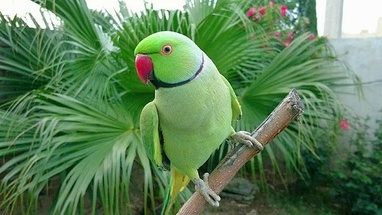
#> input picture semester4/ai/ex5_computer_vision/parot.jpg, 382 x 215 px, shrunk from 686 x 386 before the run
$ jupyter execute CV_Exercise.ipynb
#> lines starting #> are read from the running program, lines starting #| are printed output that depends on the picture
# Computer Vision Exercise

The first block gets us ready to experience a little bit of computer vision analysis. You may have worked already with some of the packages, however there will be some new ones we want to explore!

[cell 1]
import sys
print(sys.executable)

import numpy as np

import scipy
import imageio
import matplotlib.pyplot as plt

# Image Processing Basics

## 1. Reading Images

For this section you'll need the image "parot.jpg" in your workspace. Make sure that the path is correct and the image exists. You may have to download it from CampUAS.

[cell 2]
# Read an image
col_img = imageio.v2.imread('parot.jpg')
#> col_img is the input picture: shape (215, 382, 3); mean R, G, B 93.5, 129.8, 88.7

# Show the image
plt.imshow(col_img)
plt.title("papa guy")
plt.show()

Images are stored as numpy arrays!
Here get image size (height x width) in pixels and plot the red channel in grayscale!

[cell 3]
# Image size in pixels
print(col_img.shape)
#| (215, 382, 3)

height, width = col_img.shape[:2]
#> height = 215; width = 382
print(f"Width: {width}, Height: {height}")
#| Width: 382, Height: 215

# Red color channel --- please check with the original image !!!
# TASK: explore the other channels!


fig, axes = plt.subplots(1, 3, figsize=(15,5))

for i in range(3):

    axes[i].imshow(col_img[:,:,i], cmap='gray')
    axes[i].axis('off')
    axes[i].set_title(f"Channel {i}")

plt.show()
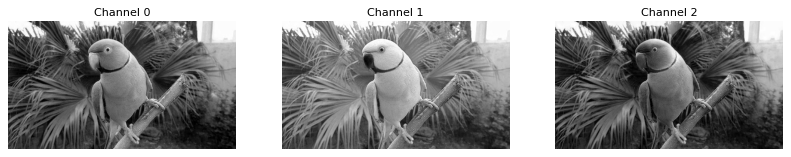
#> figure drawn by matplotlib, 3 panels

## 2. Simple Pointwise Manipulations

Gray Scale Conversion

Transform the color image into a gray scale image using the luminance method.

The RGB channel weights are 0.299 * R + 0.587 * G + 0.114 * B.

The human eye is not equally sensitive to all three color. Therfore
this method accounts for the perceptual differences of the human eye.

Compare the results to a gray scale image that takes the average across all three color channels.

What are your observations?

[cell 4]
# Gray Scale Conversion
# For this task you may find the numpy dot product useful!

img=np.dot(col_img[...,:3], [0.299, 0.587, 0.114])
imgthird =  np.dot(col_img[...,:3], [1/3, 1/3, 1/3])
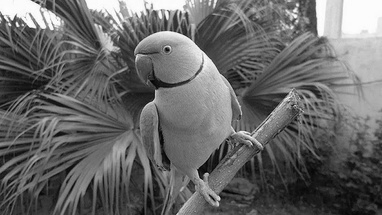
#> imgthird: shape (215, 382) float64; min 0.667, max 255, mean 104
imgone = np.dot(col_img[...,:3], [1, 1, 1])

# TASK
# Add code for converting color image to gray
# with balanced channels weighting

fig, axes = plt.subplots(1, 2, figsize=(15,5))

axes[0].imshow(img, cmap="gray")
axes[0].set_title("goofy weights")

axes[1].imshow(imgthird, cmap="gray")
axes[1].set_title("1/3")


for ax in axes:
    ax.axis("off")


plt.show()

## 3. Saving images
Save the grey-scale image as 'gray-parot.jpg'

[cell 5]
print(type(img))
#| <class 'numpy.ndarray'>
print(img.shape, img.dtype)
#| (215, 382) float64

#convert image to 7 Bit integer
image = img.astype(np.uint8)
imageio.imwrite('parot-gray.jpg', image)

# Convolution and Filtering

For this section you'll need the image "Zebras-small.jpg" in your workspace. Make sure that the path is correct and the image exists. You may have to download it from CampUAS.

Import the image. What size is the image?

[cell 6]
zebras = imageio.v2.imread('Zebras-small.jpg')
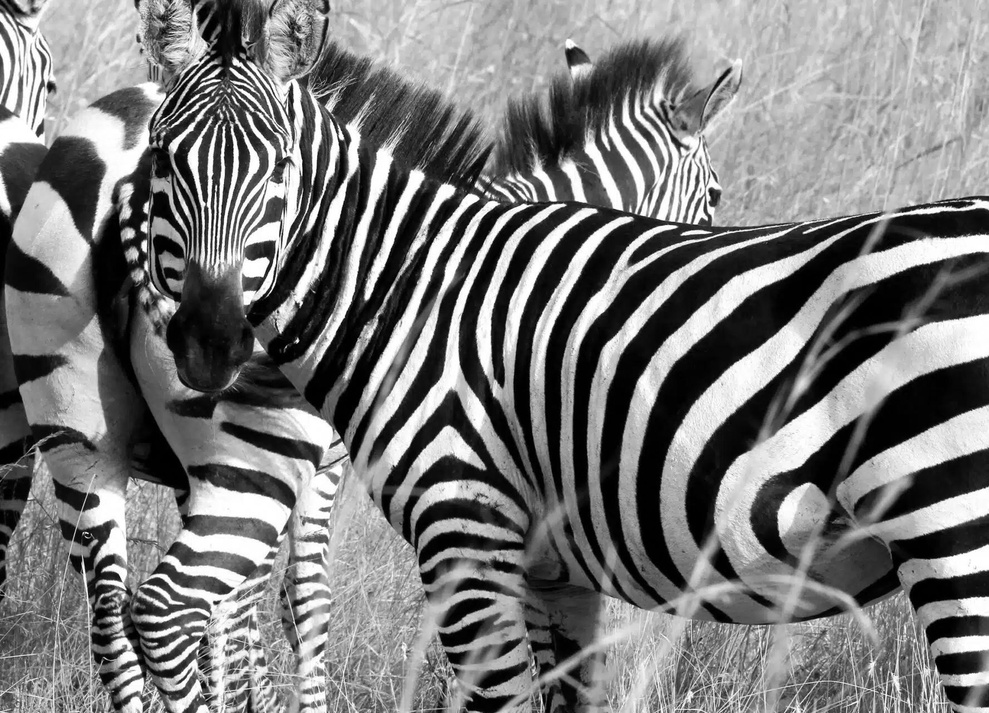
#> input picture semester4/ai/ex5_computer_vision/Zebras-small.jpg, 989 x 713 px, shrunk from 1776 x 1281 before the run
#> zebras is the input picture: shape (713, 989); min 0, max 255, mean 122.8

# Show the image
plt.imshow(zebras, cmap = 'gray')
plt.axis('off')
plt.show()

print(zebras.shape)
#| (713, 989)

## 1. Low Pass Filtering -- Gaussian Smoothing

Use a Gaussion filter with different kernel sizes to eliminate high spatial frequencies from the image.
Start with a small kernel first and increase the filter size step by step. What are your observations?

[cell 7]
# TASK: explore differnt sigma values
#
smoothed_img = scipy.ndimage.gaussian_filter(zebras, sigma=1)
plt.imshow(smoothed_img, cmap='gray')
plt.axis('off')
plt.show()

## 2. Convolution
Use the convolution method to produce outputs.

Define the Prewitt filters from the lecture and calculate the output using the convolve method.
Insepct your results!

[cell 8]
prewitt_horizontal = np.array([
    [ 1, 0, -1],
    [ 1, 0, -1],
    [ 1, 0, -1]
])

horizontal_edges = scipy.ndimage.convolve(smoothed_img, prewitt_horizontal)
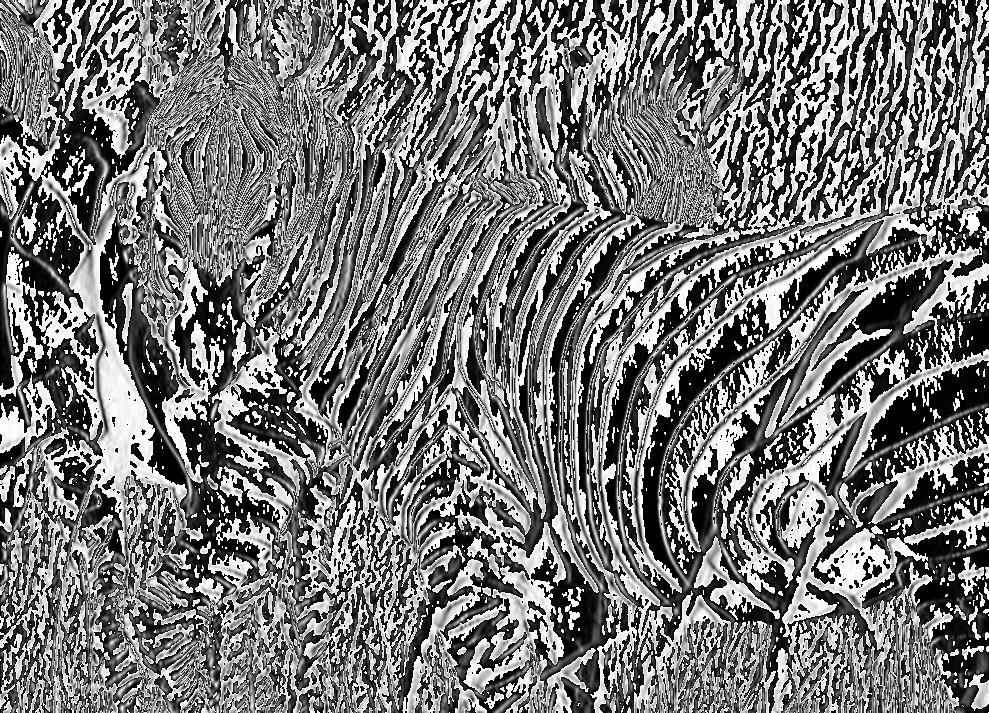
#> horizontal_edges: shape (713, 989); min 0, max 255, mean 118.9

min_val = np.min(horizontal_edges)
#> min_val = 0
max_val = np.max(horizontal_edges)
#> max_val = 255

print("Min:", min_val)
#| Min: 0
print("Max:", max_val)
#| Max: 255

plt.imshow(horizontal_edges, cmap='gray')
plt.axis('off')
plt.show()

[cell 9]
## TASK
# Add the horizontal filter matrix


prewitt_horizontal = np.array([
    [ 1, 1, 1],
    [ 0, 0, 0],
    [ -1, -1, -1]
])

horizontal_edges = scipy.ndimage.convolve(smoothed_img, prewitt_horizontal)
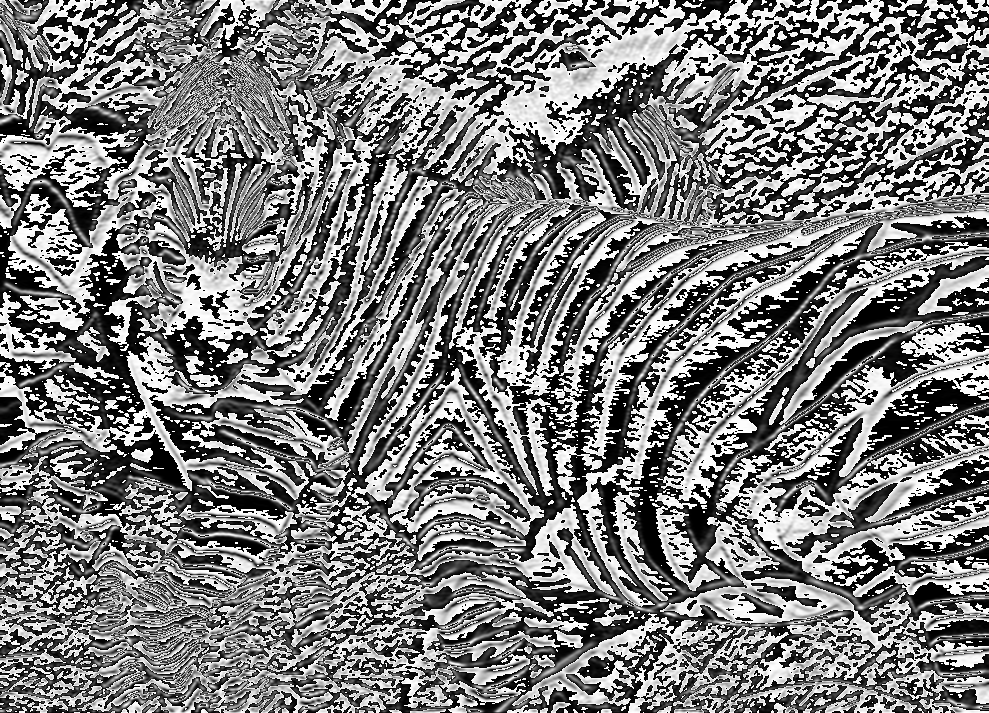
#> horizontal_edges: shape (713, 989); min 0, max 255, mean 124.6

min_val = np.min(horizontal_edges)
max_val = np.max(horizontal_edges)

print("Min:", min_val)
#| Min: 0
print("Max:", max_val)
#| Max: 255

plt.imshow(horizontal_edges, cmap='gray')
plt.axis('off')
plt.show()


# Add code for filtering with the horizontal Prewitt filter here

## 3. Edge Detection using pre-defined Prewitt Filter

There is a pre-defined Prewitt filter available. Check out the code below!

[cell 10]
#low-pass Filtering
smoothed_img = scipy.ndimage.gaussian_filter(zebras, sigma=3)
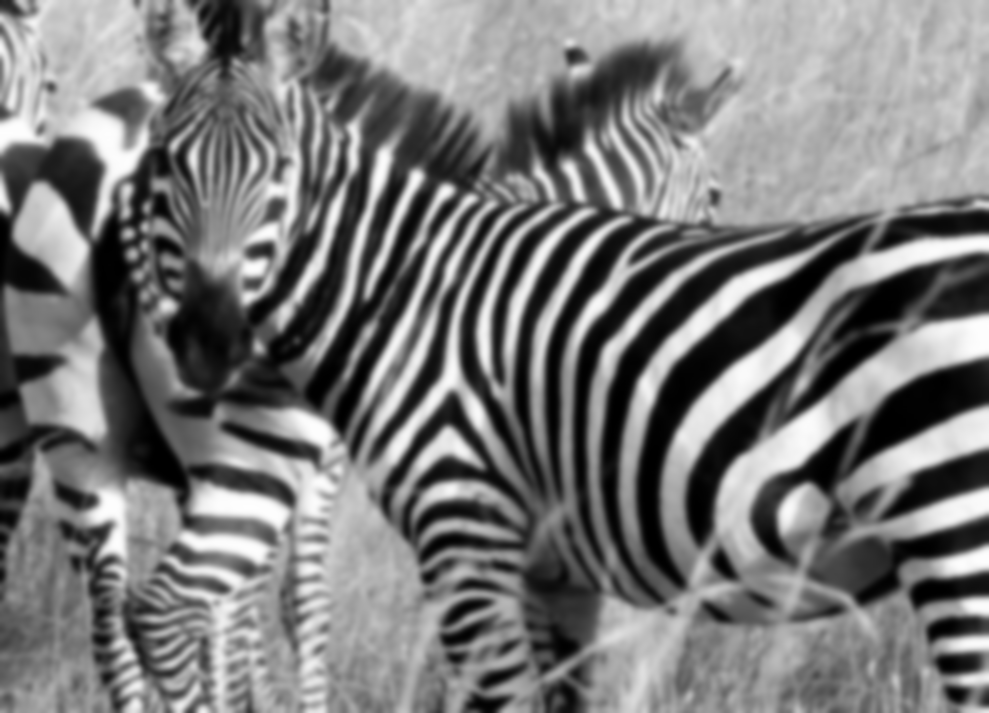
#> smoothed_img: shape (713, 989); min 0, max 254, mean 121.8

# Prewitt operators
prewitt_v = scipy.ndimage.prewitt(smoothed_img, axis=1)  # horizontal kernel (detects horizontal edges)
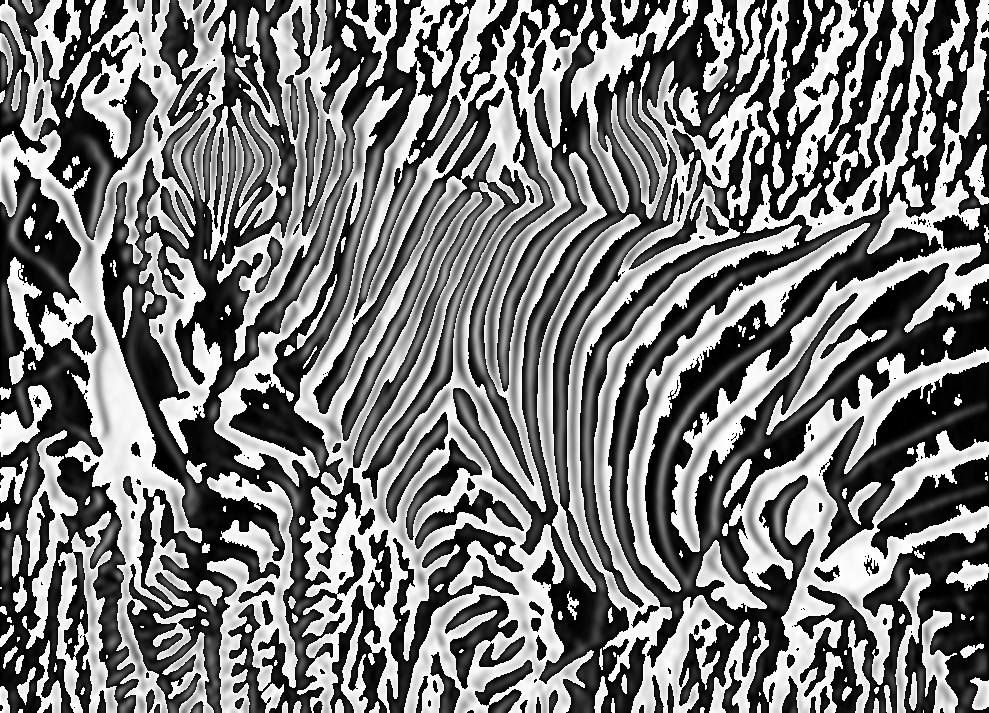
#> prewitt_v: shape (713, 989); min 0, max 255, mean 119.9
prewitt_h = scipy.ndimage.prewitt(smoothed_img, axis=0)  # Horizontal kernel (detects horizontal edges)
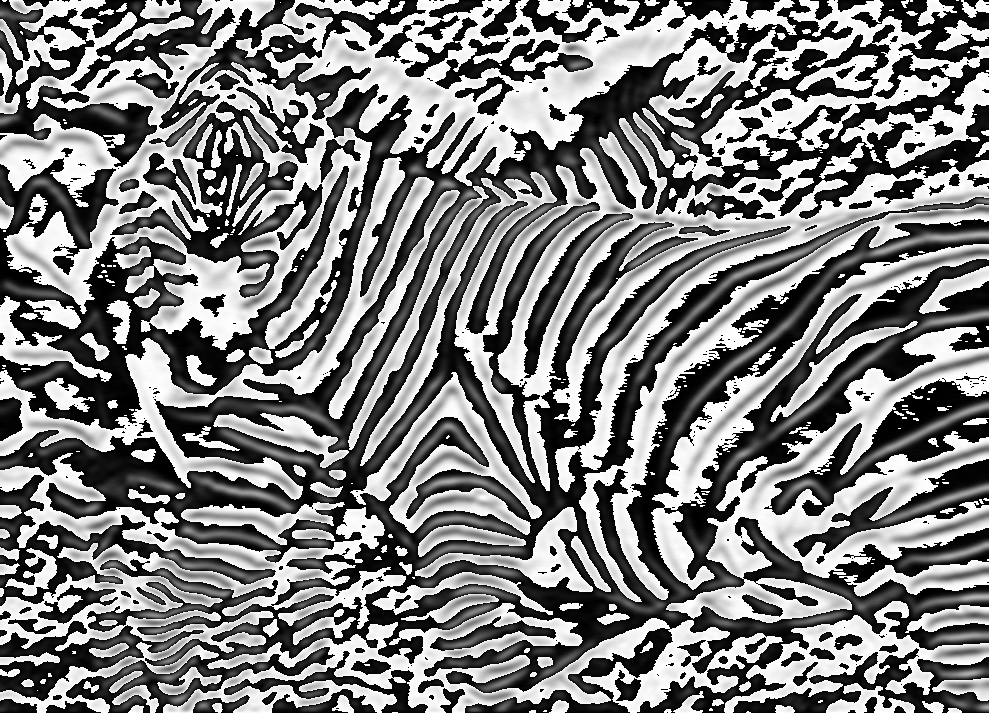
#> prewitt_h: shape (713, 989); min 0, max 255, mean 126.5

# Combine gradients (magnitude)
prewitt_mag = np.hypot(prewitt_h, prewitt_v)
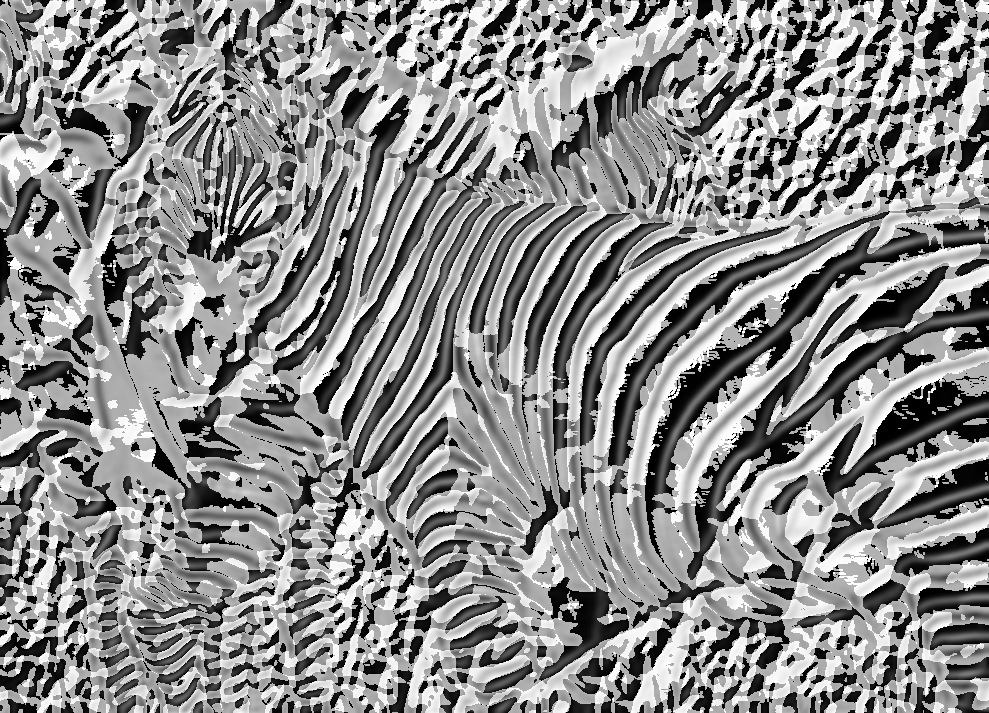
#> prewitt_mag: shape (713, 989) float16; min 0, max 360.5, mean 198.1; drawn with min black and max white

# Show results

plt.figure(figsize=(12, 4))

plt.subplot(1, 3, 1)
plt.title("Prewitt Vertical")
plt.imshow(prewitt_v, cmap='gray')

plt.subplot(1, 3, 2)
plt.title("Smoothed")
plt.imshow(smoothed_img, cmap='gray')

plt.subplot(1, 3, 3)
plt.title("Prewitt Horizontal")
plt.imshow(prewitt_h, cmap='gray')

plt.tight_layout()
plt.show()

plt.figure(figsize=(12, 4))

plt.subplot(1, 2, 1)
plt.title("Original")
plt.imshow(zebras, cmap='gray')

plt.subplot(1, 2, 2)
plt.title("Magnitude")
plt.imshow(prewitt_mag, cmap='gray')

plt.tight_layout()
plt.show()
